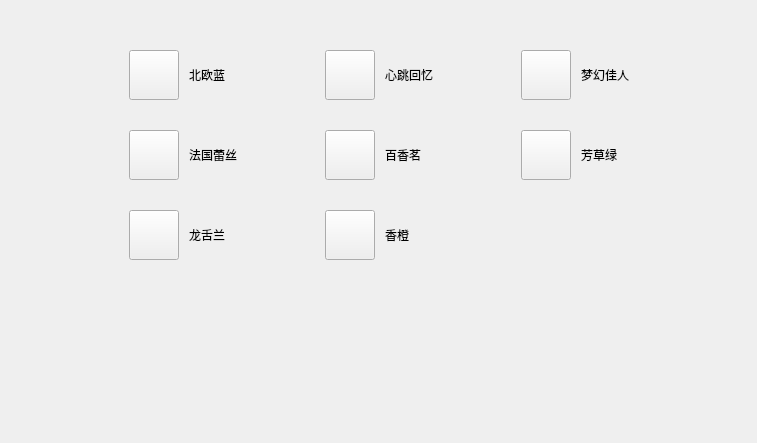
<?xml version="1.0" encoding="UTF-8"?>
<ui version="4.0">
 <class>TNSkinSet</class>
 <widget class="QWidget" name="TNSkinSet">
  <property name="geometry">
   <rect>
    <x>0</x>
    <y>0</y>
    <width>757</width>
    <height>443</height>
   </rect>
  </property>
  <property name="windowTitle">
   <string>Form</string>
  </property>
  <layout class="QVBoxLayout" name="verticalLayout_2">
   <property name="topMargin">
    <number>30</number>
   </property>
   <item>
    <layout class="QHBoxLayout" name="horizontalLayout">
     <item>
      <spacer name="horizontalSpacer_2">
       <property name="orientation">
        <enum>Qt::Horizontal</enum>
       </property>
       <property name="sizeHint" stdset="0">
        <size>
         <width>40</width>
         <height>20</height>
        </size>
       </property>
      </spacer>
     </item>
     <item>
      <layout class="QVBoxLayout" name="verticalLayout">
       <item>
        <layout class="QGridLayout" name="gridLayout">
         <property name="leftMargin">
          <number>60</number>
         </property>
         <property name="topMargin">
          <number>20</number>
         </property>
         <property name="rightMargin">
          <number>60</number>
         </property>
         <property name="bottomMargin">
          <number>50</number>
         </property>
         <property name="horizontalSpacing">
          <number>88</number>
         </property>
         <property name="verticalSpacing">
          <number>30</number>
         </property>
         <item row="0" column="0">
          <layout class="QHBoxLayout" name="horizontalLayout_2">
           <property name="spacing">
            <number>10</number>
           </property>
           <item>
            <widget class="QPushButton" name="skinBlueBtn">
             <property name="sizePolicy">
              <sizepolicy hsizetype="Fixed" vsizetype="Fixed">
               <horstretch>0</horstretch>
               <verstretch>0</verstretch>
              </sizepolicy>
             </property>
             <property name="minimumSize">
              <size>
               <width>50</width>
               <height>50</height>
              </size>
             </property>
             <property name="text">
              <string/>
             </property>
             <property name="checkable">
              <bool>true</bool>
             </property>
             <property name="checked">
              <bool>false</bool>
             </property>
            </widget>
           </item>
           <item>
            <widget class="QLabel" name="skinLabel_2">
             <property name="text">
              <string>北欧蓝</string>
             </property>
            </widget>
           </item>
          </layout>
         </item>
         <item row="0" column="1">
          <layout class="QHBoxLayout" name="horizontalLayout_3">
           <property name="spacing">
            <number>10</number>
           </property>
           <item>
            <widget class="QPushButton" name="skinPinkBtn">
             <property name="sizePolicy">
              <sizepolicy hsizetype="Fixed" vsizetype="Fixed">
               <horstretch>0</horstretch>
               <verstretch>0</verstretch>
              </sizepolicy>
             </property>
             <property name="minimumSize">
              <size>
               <width>50</width>
               <height>50</height>
              </size>
             </property>
             <property name="text">
              <string/>
             </property>
             <property name="checkable">
              <bool>true</bool>
             </property>
             <property name="checked">
              <bool>false</bool>
             </property>
            </widget>
           </item>
           <item>
            <widget class="QLabel" name="skinLabel_3">
             <property name="text">
              <string>心跳回忆</string>
             </property>
            </widget>
           </item>
          </layout>
         </item>
         <item row="0" column="2">
          <layout class="QHBoxLayout" name="horizontalLayout_4">
           <property name="spacing">
            <number>10</number>
           </property>
           <item>
            <widget class="QPushButton" name="skinPurpleBtn">
             <property name="sizePolicy">
              <sizepolicy hsizetype="Fixed" vsizetype="Fixed">
               <horstretch>0</horstretch>
               <verstretch>0</verstretch>
              </sizepolicy>
             </property>
             <property name="minimumSize">
              <size>
               <width>50</width>
               <height>50</height>
              </size>
             </property>
             <property name="text">
              <string/>
             </property>
             <property name="checkable">
              <bool>true</bool>
             </property>
             <property name="checked">
              <bool>false</bool>
             </property>
            </widget>
           </item>
           <item>
            <widget class="QLabel" name="skinLabel_4">
             <property name="text">
              <string>梦幻佳人</string>
             </property>
            </widget>
           </item>
          </layout>
         </item>
         <item row="1" column="0">
          <layout class="QHBoxLayout" name="horizontalLayout_5">
           <property name="spacing">
            <number>10</number>
           </property>
           <item>
            <widget class="QPushButton" name="skinBudBtn">
             <property name="sizePolicy">
              <sizepolicy hsizetype="Fixed" vsizetype="Fixed">
               <horstretch>0</horstretch>
               <verstretch>0</verstretch>
              </sizepolicy>
             </property>
             <property name="minimumSize">
              <size>
               <width>50</width>
               <height>50</height>
              </size>
             </property>
             <property name="text">
              <string/>
             </property>
             <property name="checkable">
              <bool>true</bool>
             </property>
             <property name="checked">
              <bool>false</bool>
             </property>
            </widget>
           </item>
           <item>
            <widget class="QLabel" name="skinLabel_5">
             <property name="text">
              <string>法国蕾丝</string>
             </property>
            </widget>
           </item>
          </layout>
         </item>
         <item row="1" column="1">
          <layout class="QHBoxLayout" name="horizontalLayout_6">
           <property name="spacing">
            <number>10</number>
           </property>
           <item>
            <widget class="QPushButton" name="skinTeaBtn">
             <property name="sizePolicy">
              <sizepolicy hsizetype="Fixed" vsizetype="Fixed">
               <horstretch>0</horstretch>
               <verstretch>0</verstretch>
              </sizepolicy>
             </property>
             <property name="minimumSize">
              <size>
               <width>50</width>
               <height>50</height>
              </size>
             </property>
             <property name="text">
              <string/>
             </property>
             <property name="checkable">
              <bool>true</bool>
             </property>
             <property name="checked">
              <bool>false</bool>
             </property>
            </widget>
           </item>
           <item>
            <widget class="QLabel" name="skinLabel_6">
             <property name="text">
              <string>百香茗</string>
             </property>
            </widget>
           </item>
          </layout>
         </item>
         <item row="1" column="2">
          <layout class="QHBoxLayout" name="horizontalLayout_7">
           <property name="spacing">
            <number>10</number>
           </property>
           <item>
            <widget class="QPushButton" name="skinGreenBtn">
             <property name="sizePolicy">
              <sizepolicy hsizetype="Fixed" vsizetype="Fixed">
               <horstretch>0</horstretch>
               <verstretch>0</verstretch>
              </sizepolicy>
             </property>
             <property name="minimumSize">
              <size>
               <width>50</width>
               <height>50</height>
              </size>
             </property>
             <property name="text">
              <string/>
             </property>
             <property name="checkable">
              <bool>true</bool>
             </property>
             <property name="checked">
              <bool>false</bool>
             </property>
            </widget>
           </item>
           <item>
            <widget class="QLabel" name="skinLabel_7">
             <property name="text">
              <string>芳草绿</string>
             </property>
            </widget>
           </item>
          </layout>
         </item>
         <item row="2" column="0">
          <layout class="QHBoxLayout" name="horizontalLayout_8">
           <property name="spacing">
            <number>10</number>
           </property>
           <item>
            <widget class="QPushButton" name="skinOrchidBtn">
             <property name="sizePolicy">
              <sizepolicy hsizetype="Fixed" vsizetype="Fixed">
               <horstretch>0</horstretch>
               <verstretch>0</verstretch>
              </sizepolicy>
             </property>
             <property name="minimumSize">
              <size>
               <width>50</width>
               <height>50</height>
              </size>
             </property>
             <property name="text">
              <string/>
             </property>
             <property name="checkable">
              <bool>true</bool>
             </property>
             <property name="checked">
              <bool>false</bool>
             </property>
            </widget>
           </item>
           <item>
            <widget class="QLabel" name="skinLabel_8">
             <property name="text">
              <string>龙舌兰</string>
             </property>
            </widget>
           </item>
          </layout>
         </item>
         <item row="2" column="1">
          <layout class="QHBoxLayout" name="horizontalLayout_9">
           <property name="spacing">
            <number>10</number>
           </property>
           <item>
            <widget class="QPushButton" name="skinOrangeBtn">
             <property name="sizePolicy">
              <sizepolicy hsizetype="Fixed" vsizetype="Fixed">
               <horstretch>0</horstretch>
               <verstretch>0</verstretch>
              </sizepolicy>
             </property>
             <property name="minimumSize">
              <size>
               <width>50</width>
               <height>50</height>
              </size>
             </property>
             <property name="text">
              <string/>
             </property>
             <property name="checkable">
              <bool>true</bool>
             </property>
             <property name="checked">
              <bool>false</bool>
             </property>
            </widget>
           </item>
           <item>
            <widget class="QLabel" name="skinLabel_9">
             <property name="text">
              <string>香橙</string>
             </property>
            </widget>
           </item>
          </layout>
         </item>
        </layout>
       </item>
       <item>
        <spacer name="verticalSpacer">
         <property name="orientation">
          <enum>Qt::Vertical</enum>
         </property>
         <property name="sizeHint" stdset="0">
          <size>
           <width>20</width>
           <height>40</height>
          </size>
         </property>
        </spacer>
       </item>
      </layout>
     </item>
     <item>
      <spacer name="horizontalSpacer">
       <property name="orientation">
        <enum>Qt::Horizontal</enum>
       </property>
       <property name="sizeHint" stdset="0">
        <size>
         <width>40</width>
         <height>20</height>
        </size>
       </property>
      </spacer>
     </item>
    </layout>
   </item>
  </layout>
 </widget>
 <resources/>
 <connections/>
</ui>
